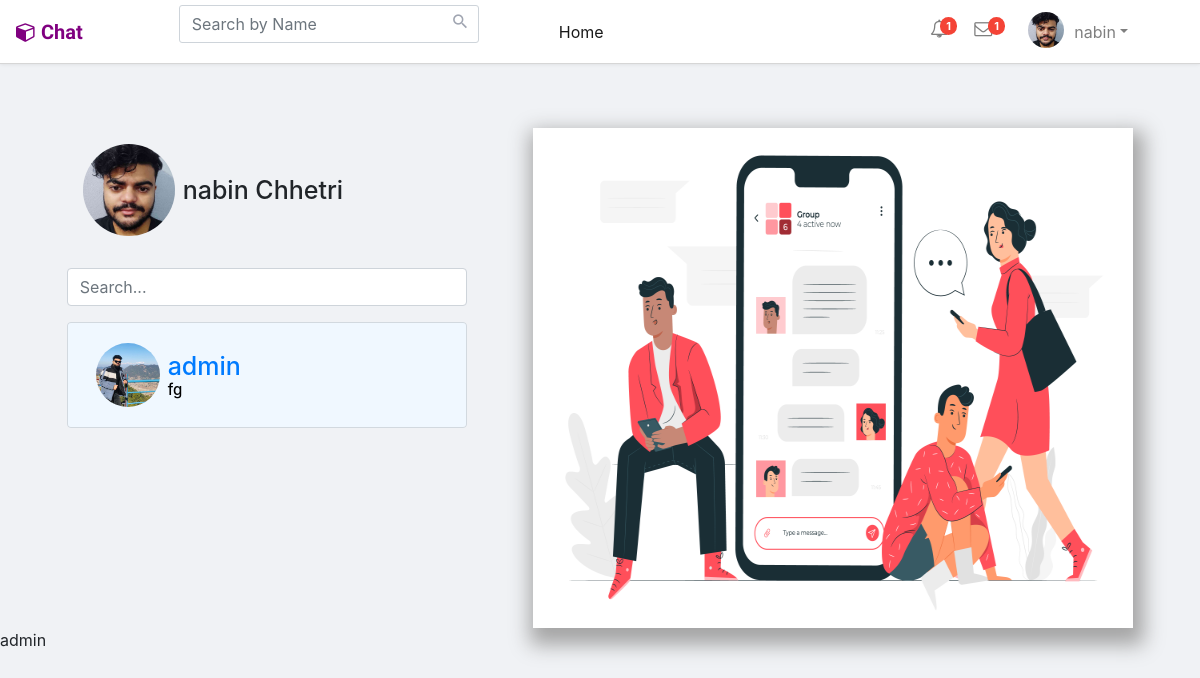
/client/final_one.php (signed in), run on the app's committed database.
### tables this page shows
CREATE TABLE `users` (
  `user_id` int(11) NOT NULL,
  `name` varchar(255) NOT NULL,
  `username` varchar(255) NOT NULL,
  `lastname` varchar(200) NOT NULL,
  `gender` varchar(20) NOT NULL,
  `email` varchar(255) NOT NULL,
  `phone` int(11) NOT NULL,
  `password` varchar(1000) NOT NULL,
  `p_p` varchar(255) DEFAULT 'user-default.png',
  `c_p` varchar(255) NOT NULL,
  `last_seen` datetime NOT NULL DEFAULT current_timestamp(),
  `is_blocked` int(11) NOT NULL DEFAULT 0,
  `report` int(10) NOT NULL,
  `verification_code` varchar(255) NOT NULL,
  `verified` int(50) NOT NULL DEFAULT 0,
  `interests` varchar(500) NOT NULL
);

CREATE TABLE `chats` (
  `chat_id` int(11) NOT NULL,
  `from_id` int(11) NOT NULL,
  `to_id` int(11) NOT NULL,
  `message` text NOT NULL,
  `chat_img` varchar(255) NOT NULL,
  `opened` tinyint(1) NOT NULL DEFAULT 0,
  `is_blocked` varchar(1) NOT NULL DEFAULT '0',
  `created_at` datetime NOT NULL DEFAULT current_timestamp()
);

### server/helpers/user.php (called while the page is built)
<?php
function getUser($username, $conn){
   $sql = "SELECT * FROM users
           WHERE username=?
          ORDER BY `user_id` DESC";
   $stmt = $conn->prepare($sql);
   $stmt->execute([$username]);
   if ($stmt->rowCount() === 1) {
   	 $user = $stmt->fetch();
   	 return $user;
   }else {
   	$user = [];
   	return $user;
   }
}

### client/include.php (called while the page is built, shortened)
<?php
  if (isset($_SESSION['username'])) {
  	include '../server/db.conn.php';
  	include '../server/helpers/user.php';
  	include '../server/helpers/conversations.php';
    include '../server/helpers/last_chat.php';
  	$user = getUser($_SESSION['username'], $conn);
  	$conversations = getConversation($user['user_id'], $conn);
?>
<?php } ?>

### server/helpers/conversations.php (called while the page is built)
<?php
function getConversation($user_id, $conn){
    $sql = "SELECT * FROM conversations
            WHERE user_1=? OR user_2=?
            ORDER BY conversation_id DESC";
    $stmt = $conn->prepare($sql);
    $stmt->execute([$user_id, $user_id]);
    if($stmt->rowCount() > 0){
        $conversations = $stmt->fetchAll();
        $user_data = [];
        foreach($conversations as $conversation){
            if ($conversation['user_1'] == $user_id) {
            	$sql2  = "SELECT *
            	          FROM users WHERE user_id=?
                        ORDER BY `user_id` DESC";
            	$stmt2 = $conn->prepare($sql2);
            	$stmt2->execute([$conversation['user_2']]);
            }else {
            	$sql2  = "SELECT *
            	          FROM users WHERE user_id=?
                        ORDER BY `user_id` DESC";
            	$stmt2 = $conn->prepare($sql2);
            	$stmt2->execute([$conversation['user_1']]);
            }
            $allConversations = $stmt2->fetchAll();
            array_push($user_data, $allConversations[0]);
        }
        return $user_data;
    }else {
    	$conversations = [];
    	return $conversations;
    }
}

### server/helpers/last_chat.php (called while the page is built, shortened)
<?php
function lastChat($id_1, $id_2, $conn){
   $sql = "SELECT * FROM chats
           WHERE (from_id=? AND to_id=?)
           OR    (to_id=? AND from_id=?)
           ORDER BY chat_id DESC  ";
    $stmt = $conn->prepare($sql);
    $stmt->execute([$id_1, $id_2, $id_1, $id_2]);
    if ($stmt->rowCount() > 0) {
    	$chat = $stmt->fetch();
        return base64_decode(substr( $chat['message'],0,20));
    	return base64_decode($chat['message']);
    	return $chat['opened'];
    }else {
    	$chat = '';
    	return $chat;
    }
}
?>

### client/final_one.php (the view, shortened to what this page needs)
<?php
include 'include.php';
?>
<body>
    <?php include 'nav.php' ?>
    <div class="maincontainer" style="display: flex;     margin-top: 8pc;     justify-content: space-evenly;">
        <div style="width: 25pc; display: inline-block;">
            <div class="d-flex mb-3 p-3  justify-content-between align-items-center">
                <div class="d-flex align-items-center">
                    <img src="assets/uploads/<?= $user['p_p'] ?>" class=" image w-25 rounded-circle">
                    <h3 class=" fs-xs m-2">
                        <?= $user['name'] ?>
                        <?= $user['lastname'] ?>
                    </h3>
                </div>
            </div>
            <form class="">
                <div class="input-group mb-3">
                    <input type="text" placeholder="Search..." id="searchTextt" name="type" class="form-control round">
                </div>
                    <?php if (!empty($conversations)) { ?>
                        <?php
                        foreach ($conversations as $conversation) { ?>
                        <?php } ?>
                    <?php } else { ?>
                    <?php } ?>
            </form>
            <ul id="chatList" class="list-group mvh-50 overflow-auto" style="top:0">
                <?php if (!empty($conversations)) { ?>
                    <?php
                    foreach ($conversations as $conversation) { ?>
                        <li class="list-group-item">
                            <a href="final.php?user=<?= $conversation['username'] ?>" class="d-flex
		    			justify-content-between
		    			align-items-center p-2">
                                <div class="d-flex
		    			 align-items-center">
                                    <img src="assets/uploads/<?= $conversation['p_p'] ?>" class="w-10 rounded-circle" style="width:4pc;">
                                    <h3 class="fs-xs m-2">
                                        <?= $conversation['name'] ?><br>
                                        <div class="message" style="color:black; font-size:15px">
                                            <?php
                                            echo  lastChat($_SESSION['user_id'], $conversation['user_id'], $conn);
                                            ?>
                                        </div>
                                    </h3>
                                </div>
                            </a>
                        </li>
                    <?php } ?>
                <?php } ?>
            </ul>
        </div>
        <div class="image">
            <img src="assets/img/chatimg.jpg" alt="" srcset="" width="600" height="500">
        </div>
    </div>
</body>
</html>
<?= $conversation['name'] ?><br>

### client/nav.php (shortened to what this page needs)
<!DOCTYPE html>
<html lang="en">
<?php include 'nav_header.php' ?>
<link rel="stylesheet" href="assets/css/landing_page.css">
<body>
<nav class="navbar navbar-expand-sm navbar-light fixed-top ">
	<a href="../home.php" class="navbar-brand mr-3"><i class="fa fa-cube"></i><b>Chat</b></a>
	<form class="navbar-form form-inline mr-4" style="margin-right:30px;">
			<div class="input-group search-box">
				<input type="text" id="searchText" class="form-control" placeholder="Search by Name">
				<span class="input-group-addon"><i class="material-icons">&#xE8B6;</i></span>
			</div>
		</form>
	<div id="navbarCollapse" class="collapse navbar-collapse justify-content-start ml-5">
		<div class="navbar-nav">
			<a href="#" class="nav-item nav-link active">Home</a>
		</div>
		<div class="navbar-nav ml-auto mr-5">
			<a href="profile.php" class="nav-item nav-link notifications"><i class="fa fa-bell-o"></i><span class="badge">1</span></a>
			<a href="final_one.php" class="nav-item nav-link messages"><i class="fa fa-envelope-o"></i><span class="badge">1</span></a></a>
			<div class="nav-item dropdown">
				<a href="#" data-toggle="dropdown" class="nav-link dropdown-toggle user-action">
            <img src="assets/uploads/<?=$user['p_p']?>"class="w-30 rounded-circle" height="36" width="36">
            <?php echo htmlspecialchars($_SESSION["name"]); ?><b class="caret"></b></a>
			</div>
		</div>
	</div>
</nav>

### client/assets/css/landing_page.css (style rules this page uses)
body { background-color: #f0f2f5 }
.form-inline { display: inline-block; }
.navbar { background: #fff; padding-left: 16px; padding-right: 16px; border-bottom: 1px solid #d6d6d6; box-shadow: 0 0 4px rgba(0,0,0,.1); height:4pc; }
.nav-link img { border-radius: 50%; width: 36px; height: 36px; margin: -8px 0; float: left; margin-right: 10px; }
.navbar .navbar-brand { color: purple; padding-left: 0; padding-right: 50px; font-family: 'Merienda One', sans-serif; }
.navbar .navbar-brand i { font-size: 20px; margin-right: 5px; }
.search-box { position: relative; }
.search-box input { box-shadow: none; padding-right: 35px; border-radius: 3px !important; }
.search-box .input-group-addon { min-width: 35px; border: none; background: transparent; position: absolute; right: 0; z-index: 9; padding: 7px; height: 100%; }
.search-box i { color: #a0a5b1; font-size: 19px; }
.navbar .nav-item i { font-size: 18px; }
.navbar .badge { color: #fff; background: #f44336; font-size: 11px; border-radius: 20px; position: absolute; min-width: 10px; padding: 4px 6px 0; min-height: 18px; top: 5px; }
.navbar a.notifications, .navbar a.messages { position: relative; margin-right: 10px; }
.navbar a.messages { margin-right: 20px; }
.navbar a.notifications .badge { margin-left: -8px; }
.navbar a.messages .badge { margin-left: -4px; }
@media (min-width: 1200px) { .form-inline .input-group { width: 300px; margin-left: 30px; } }
ul { position:relative; top:3pc; font-size:10px; }

### client/final_one.php (style rules this page uses)
.fs-xs { font-size: 25px; font-family: inherit; font-weight: 500; }
.list-group-item a { text-decoration: none; }
.image { position: relative; }
.image img { box-shadow: 4px 10px 19px 7px #a5a5a5; }
.list-group-item { background-color: aliceblue; }

### data on the page
users: p_p (picture), name "nabin", lastname "Chhetri"
users: p_p (picture), name "admin", user_id.message "fg"

### other printed values
$_SESSION["name"] "nabin"
